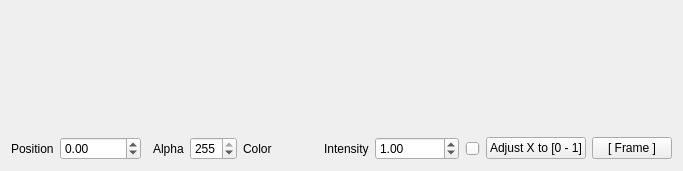
<?xml version="1.0" encoding="UTF-8"?>
<ui version="4.0">
 <class>ColorGradientEditorWidget</class>
 <widget class="QWidget" name="ColorGradientEditorWidget">
  <property name="geometry">
   <rect>
    <x>0</x>
    <y>0</y>
    <width>627</width>
    <height>169</height>
   </rect>
  </property>
  <property name="windowTitle">
   <string>Form</string>
  </property>
  <layout class="QVBoxLayout" name="verticalLayout">
   <item>
    <widget class="ezQtColorGradientWidget" name="GradientWidget" native="true">
     <property name="sizePolicy">
      <sizepolicy hsizetype="Preferred" vsizetype="MinimumExpanding">
       <horstretch>0</horstretch>
       <verstretch>0</verstretch>
      </sizepolicy>
     </property>
     <property name="minimumSize">
      <size>
       <width>0</width>
       <height>120</height>
      </size>
     </property>
    </widget>
   </item>
   <item>
    <layout class="QHBoxLayout" name="horizontalLayout">
     <item>
      <widget class="QLabel" name="label">
       <property name="text">
        <string>Position</string>
       </property>
      </widget>
     </item>
     <item>
      <widget class="QDoubleSpinBox" name="SpinPosition">
       <property name="minimum">
        <double>-10000.000000000000000</double>
       </property>
       <property name="maximum">
        <double>10000.000000000000000</double>
       </property>
       <property name="singleStep">
        <double>0.100000000000000</double>
       </property>
      </widget>
     </item>
     <item>
      <widget class="QWidget" name="ColorWidget" native="true"/>
     </item>
     <item>
      <widget class="QLabel" name="LabelAlpha">
       <property name="text">
        <string>Alpha</string>
       </property>
      </widget>
     </item>
     <item>
      <widget class="QSpinBox" name="SpinAlpha">
       <property name="maximum">
        <number>255</number>
       </property>
       <property name="singleStep">
        <number>10</number>
       </property>
       <property name="value">
        <number>255</number>
       </property>
      </widget>
     </item>
     <item>
      <widget class="QLabel" name="LabelColor">
       <property name="text">
        <string>Color</string>
       </property>
      </widget>
     </item>
     <item>
      <widget class="QPushButton" name="ButtonColor">
       <property name="text">
        <string/>
       </property>
       <property name="flat">
        <bool>true</bool>
       </property>
      </widget>
     </item>
     <item>
      <widget class="QLabel" name="LabelIntensity">
       <property name="text">
        <string>Intensity</string>
       </property>
      </widget>
     </item>
     <item>
      <widget class="QDoubleSpinBox" name="SpinIntensity">
       <property name="maximum">
        <double>100000.000000000000000</double>
       </property>
       <property name="singleStep">
        <double>0.100000000000000</double>
       </property>
       <property name="value">
        <double>1.000000000000000</double>
       </property>
      </widget>
     </item>
     <item>
      <widget class="QSlider" name="SliderAlpha">
       <property name="maximum">
        <number>255</number>
       </property>
       <property name="value">
        <number>255</number>
       </property>
       <property name="orientation">
        <enum>Qt::Horizontal</enum>
       </property>
      </widget>
     </item>
     <item>
      <spacer name="horizontalSpacer">
       <property name="orientation">
        <enum>Qt::Horizontal</enum>
       </property>
       <property name="sizeHint" stdset="0">
        <size>
         <width>40</width>
         <height>20</height>
        </size>
       </property>
      </spacer>
     </item>
     <item>
      <widget class="QPushButton" name="ButtonNormalize">
       <property name="text">
        <string>Adjust X to [0 - 1]</string>
       </property>
      </widget>
     </item>
     <item>
      <widget class="QPushButton" name="ButtonFrame">
       <property name="text">
        <string>[ Frame ]</string>
       </property>
      </widget>
     </item>
    </layout>
   </item>
  </layout>
 </widget>
 <customwidgets>
  <customwidget>
   <class>ezQtColorGradientWidget</class>
   <extends>QWidget</extends>
   <header location="global">GuiFoundation/Widgets/ColorGradientWidget.moc.h</header>
   <container>1</container>
  </customwidget>
 </customwidgets>
 <resources>
  <include location="../QtResources/resources.qrc"/>
 </resources>
 <connections/>
</ui>
